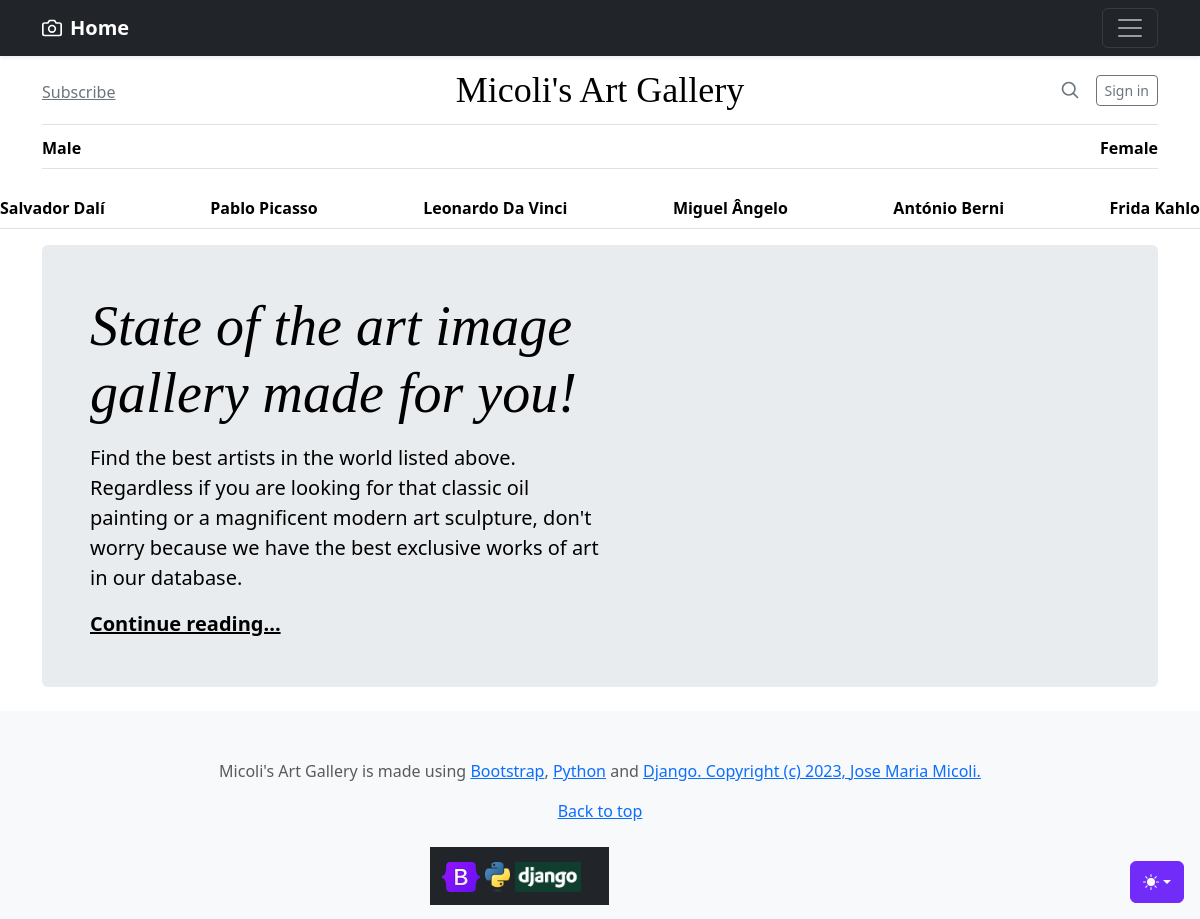
The page / on the database its author committed.
### main/models.py (models this page shows, shortened)
class Gender(models.Model):
    name = models.TextField(null=True, blank=True, max_length=100)
    description = models.TextField(null=True, blank=True)
    uniqueId = models.CharField(null=True, blank=True, max_length=100)
    slug = models.SlugField(null=True, blank=True, unique=True, max_length=500)
    date_created = models.DateTimeField(null=True, blank=True)
    last_updated = models.DateTimeField(null=True, blank=True)

class Category(models.Model):
    title = models.CharField(null=True, blank=True, max_length=300)
    selfie = ResizedImageField(size=[1000, 1000], crop=['middle', 'center'], default='default_selfie.jpg', upload_to='selfie')
    gender = models.ForeignKey(Gender, null=True, blank=True, on_delete=models.CASCADE)
    uniqueId = models.CharField(null=True, blank=True, max_length=100)
    slug = models.SlugField(null=True, blank=True, unique=True, max_length=500)
    date_created = models.DateTimeField(null=True, blank=True)
    last_updated = models.DateTimeField(null=True, blank=True)
    """def save(self, *args, **kwargs):
        if self.date_created is None:
            self.date_created = timezone.localtime(timezone.now())
        if self.uniqueId is None:
            self.uniqueId = str(uuid4()).split('-')[4]
            self.slug = slugify('{} {}'.format(self.title, self.uniqueId))

            self.slug = slugify('{} {}'.format(self.title, self.uniqueId))
            self.last_updated = timezone.localtime(timezone.now())
            super(Category, self).save(*args, **kwargs)"""

### main/views.py (the view)
# urls.py: 2. Add a URL to urlpatterns:  path('', views.home, name='home')
def home(request):
    categories = Category.objects.all()
    genders = Gender.objects.all()
    context = {}
    context['categories'] = categories
    context['genders'] = genders
    return render(request, 'main/index.html', context)

### templates/main/index.html (shortened to what this page needs)
{% load static %}
<!doctype html>
<html lang="en" data-bs-theme="auto">
  <head>
    <link rel="stylesheet" href="https://cdn.jsdelivr.net/npm/@docsearch/css@3">
<link href="{% static '/assets/css/bootstrap.min.css' %}" rel="stylesheet">
    <link href="{% static 'assets/css/blog.css' %}" rel="stylesheet">
  </head>
  <body>
          <header>
      <div class="navbar navbar-dark bg-dark shadow-sm">
        <div class="container">
          <a href="{% url 'home' %}" class="navbar-brand d-flex align-items-center">
            <strong>Home</strong>
          </a>
          <button class="navbar-toggler" type="button" data-bs-toggle="collapse" data-bs-target="#navbarHeader" aria-controls="navbarHeader" aria-expanded="false" aria-label="Toggle navigation">
            <span class="navbar-toggler-icon"></span>
          </button>
        </div>
      </div>
</header>
    <div class="dropdown position-fixed bottom-0 end-0 mb-3 me-3 bd-mode-toggle">
      <button class="btn btn-bd-primary py-2 dropdown-toggle d-flex align-items-center"
              id="bd-theme"
              type="button"
              aria-expanded="false"
              data-bs-toggle="dropdown"
              aria-label="Toggle theme (auto)">
        <svg class="bi my-1 theme-icon-active" width="1em" height="1em"><use href="#circle-half"></use></svg>
      </button>
    </div>
<div class="container">
  <header class="border-bottom lh-1 py-3">
    <div class="row flex-nowrap justify-content-between align-items-center">
      <div class="col-4 pt-1">
        <a class="link-secondary" href="{% url 'subscription' %}">Subscribe</a>
      </div>
      <div class="col-4 text-center">
        <a class="blog-header-logo text-body-emphasis text-decoration-none" href="#">Micoli's Art Gallery</a>
      </div>
      <div class="col-4 d-flex justify-content-end align-items-center">
        <a class="link-secondary" href="#" aria-label="Search">
          <svg xmlns="http://www.w3.org/2000/svg" width="20" height="20" fill="none" stroke="currentColor" stroke-linecap="round" stroke-linejoin="round" stroke-width="2" class="mx-3" role="img" viewBox="0 0 24 24"><title>Search</title><circle cx="10.5" cy="10.5" r="7.5"/><path d="M21 21l-5.2-5.2"/></svg>
        </a>
        <a class="btn btn-sm btn-outline-secondary" href="#">Sign in</a>
      </div>
    </div>
  </header>
    <div class="nav-scroller py-1 mb-3 border-bottom">
    <nav class="nav nav-underline justify-content-between">
    {% for gender in genders %}
      <a class="nav-item nav-link link-body-emphasis active" href="{% url 'gender-detail' gender.slug %}">{{gender.name}}</a>
    {% endfor %}
    </nav>
  </div>
</div>
  <div class="nav-scroller py-1 mb-3 border-bottom">
    <nav class="nav nav-underline justify-content-between">
    {% for category in categories %}
      <a class="nav-item nav-link link-body-emphasis active" href="{% url 'image-category' category.slug %}">{{category.title}}</a>
    {% endfor %}
    </nav>
  </div>
<main class="container">
  <div class="p-4 p-md-5 mb-4 rounded text-body-emphasis bg-body-secondary">
    <div class="col-lg-6 px-0">
      <h1 class="display-4 fst-italic">State of the art image gallery made for you!</h1>
      <p class="lead my-3">Find the best artists in the world listed above. Regardless if you are looking for that classic oil painting or a magnificent modern art sculpture, don't worry because we have the best exclusive works of art in our database.</p>
      <p class="lead mb-0"><a href="#" class="text-body-emphasis fw-bold">Continue reading...</a></p>
    </div>
  </div>
</main>
<footer class="py-5 text-center text-body-secondary bg-body-tertiary">
  <p>Micoli's Art Gallery is made using <a href="https://getbootstrap.com">Bootstrap</a>,  <a href="https://python.org/">Python</a> and <a href="https://www.djangoproject.com/">Django.</a><a href="{% static '../LICENSE' %}"> Copyright (c) 2023, </a><a href="https://github.com/JoseMariaMicoli">Jose Maria Micoli.</a></p>
  <p class="mb-0">
    <a href="#">Back to top</a>
  </p>
  <br>
<nav class="navbar navbar-dark bg-dark brand">
  <div class="container">
    <a class="navbar-brand" href="#">
      <img src="{% static '/assets/images/bootstrap-logo.svg' %}" height="30" alt="MDB Logo"
        loading="lazy"/>
        <img src="{% static '/assets/images/python-logo-only.png' %}" height="30" loading="lazy"/>
        <img src="{% static '/assets/images/django-logo-negative.png' %}" height="30" alt="MDB Logo"
        loading="lazy"/>
    </a>
  </div>
</nav>
<br>
</footer>
    </body>
</html>

### static/assets/css/blog.css (style rules this page uses)
.blog-header-logo { font-family: "Playfair Display", Georgia, "Times New Roman", serif; font-size: 2.25rem; }
h1, h2, h3, h4, h5, h6 { font-family: "Playfair Display", Georgia, "Times New Roman", serif; }

### templates/main/index.html (style rules this page uses)
.bi { vertical-align: -.125em; fill: currentColor; }
.nav-scroller { position: relative; z-index: 2; height: 2.75rem; overflow-y: hidden; }
.nav-scroller .nav { display: flex; flex-wrap: nowrap; padding-bottom: 1rem; margin-top: -1px; overflow-x: auto; text-align: center; white-space: nowrap; -webkit-overflow-scrolling: touch; }
.btn-bd-primary { --bd-violet-bg: #712cf9; --bd-violet-rgb: 112.520718, 44.062154, 249.437846; --bs-btn-font-weight: 600; --bs-btn-color: var(--bs-white); --bs-btn-bg: var(--bd-violet-bg); --bs-btn-border-color: var(--bd-violet-bg); --bs-btn-hover-color: var(--bs-white); --bs-btn-hover-bg: #6528e0; --bs-btn-hover-border-color: #6528e0; --bs-btn-focus-shadow-rgb: var(--bd-violet-rgb); --bs-btn-active-color: var(--bs-btn-hover-color); --bs-btn-active-bg: #5a23c8; --bs-btn-active-border-color: #5a23c8; }
.bd-mode-toggle { z-index: 1500; }
.brand { position: absolute; left: 40%; margin-left: -50px !important; display: block; }

### rows shown on the page
Gender: name "Male"
Gender: name "Female"
Category: title "Salvador Dalí"
Category: title "Pablo Picasso"
Category: title "Leonardo Da Vinci"
Category: title "Miguel Ângelo"
Category: title "António Berni"
Category: title "Frida Kahlo"
